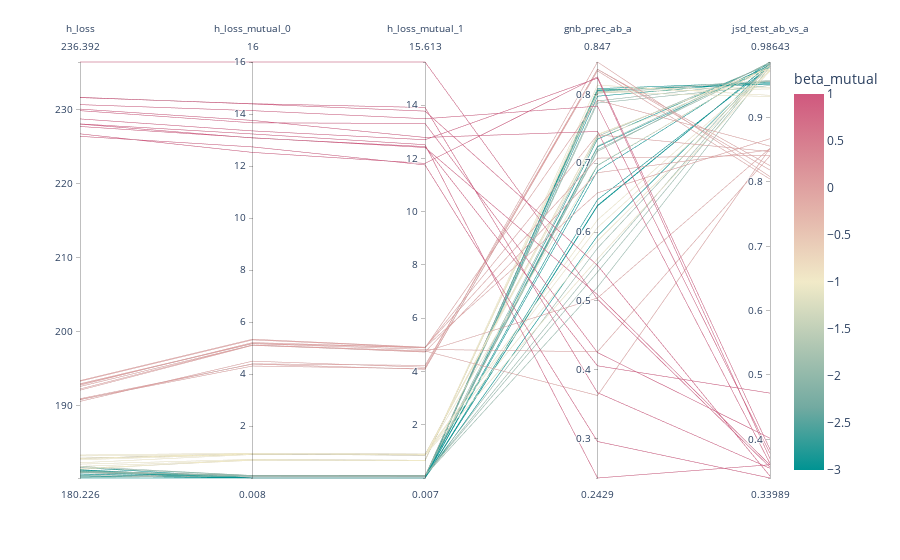

Notebook cell for this chart:
### Code cell
fig = px.parallel_coordinates(df_plt, color="beta_mutual",
                              dimensions=['h_loss', 'h_loss_mutual_0', 'h_loss_mutual_1', 'gnb_prec_ab_a', 'jsd_test_ab_vs_a'],
                              color_continuous_scale=px.colors.diverging.Tealrose)
fig.show()
